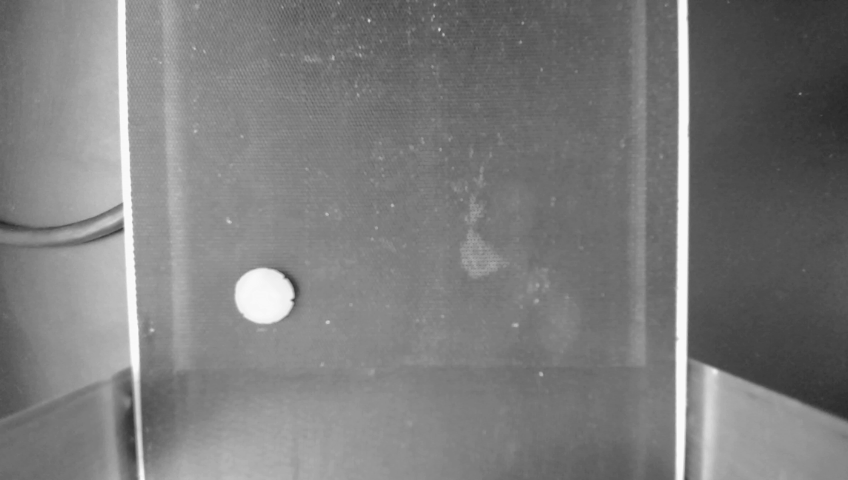
#> input picture SVM_Copy/test_images/Acceptable/img65.png, 848 x 480 px
$ python -i video_predict.py   (imports and definitions only)   (older library calls are emulated)
#> lines starting #> are read from the running program, lines starting #| are printed output that depends on the picture
#> further down, picture is the input picture: shape (480, 848, 3); min 40, max 249, mean 124.2
import cv2
from pathlib import Path

from pathlib import Path

THRESHOLD_VALUE = 120


from collections import Counter
from PIL import Image, ImageOps                                  # for image I/O
import numpy as np                                      # N-D array module
import matplotlib.pyplot as plt                         # visualization module
# color map for confusion matrix
from matplotlib import cm
import pickle
# open source implementation of LBP
from skimage.feature import local_binary_pattern
# data preprocessing module in scikit-learn
from sklearn import preprocessing
# SVM implementation in scikit-learn
from sklearn.svm import LinearSVC


plt.rcParams['font.size'] = 11

# LBP function params
radius = 3
n_points = 8 * radius
METHOD = 'uniform'
n_bins = n_points + 2

# [27 lines left out: functions compute_haralick_features, compute_ratio, compute_lbp, not called in this run]


def compute_area(arr):
# Read the image
    # edges = cv2.Canny(arr, 100, 200)

    # Find contours in the edges
    _, thresholded = cv2.threshold(arr, THRESHOLD_VALUE, 255, cv2.THRESH_BINARY)
        # Find contours in the edges

    chosen_frame = thresholded

    contours, _ = cv2.findContours(chosen_frame, cv2.RETR_EXTERNAL, cv2.CHAIN_APPROX_SIMPLE)
    # Initialize variables to track the largest contour
    largest_contour = None
    max_area = 0
    # Iterate over all contours to find the largest one
    for cont in contours:
        area = cv2.contourArea(cont)
        if area > max_area:
            max_area = area
            largest_contour = cont

    x, y, w, h = cv2.boundingRect(largest_contour)
    return max_area, (x, y, x+w, y+h)


# [32 lines left out: function compute_circularity, not called in this run]


def load_image(frame, tag='training-set'):
    """Load (training/test) data from the directory.
    Also do preprocessing to extra features.
    """
#> called with tag = 'training-set'
    # tag_dir = Path.cwd() / tag
    # print(tag_dir)
    area_vec = []
    lbp_vec = []
    circle_vec = []
    ratio_vec = []
    mean_color_vec = []

    # [11 lines of commented-out code are left out]
    img  = np.array(frame)

    bw_no_hsv = cv2.cvtColor(img, cv2.COLOR_BGR2GRAY)


    hsv = cv2.cvtColor(img, cv2.COLOR_BGR2HSV)
#> hsv: shape (480, 848, 3); mean H, S, V 0, 0, 124.2
    gray_hsv = cv2.cvtColor(hsv, cv2.COLOR_BGR2GRAY)
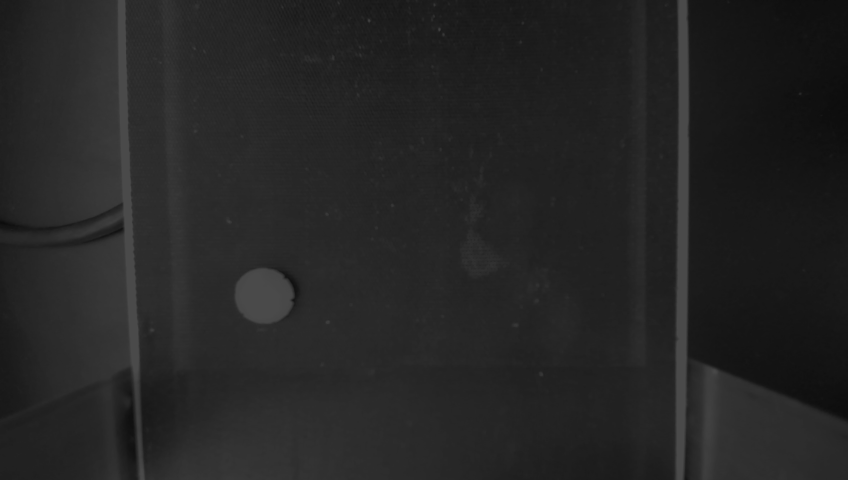
#> gray_hsv: shape (480, 848); min 12, max 74, mean 37.1

    arr_hsv = np.array(gray_hsv)


    x, y, w, h = 70, 0, 450, 400
    arr_hsv = arr_hsv[y:y+h, x:x+w]
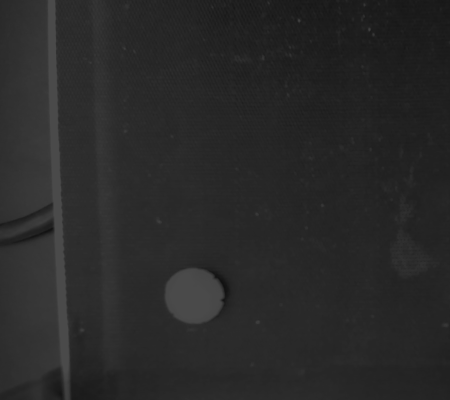
#> arr_hsv: shape (400, 450); min 17, max 74, mean 41.1
    arr_bw = bw_no_hsv[y:y+h, x:x+w]
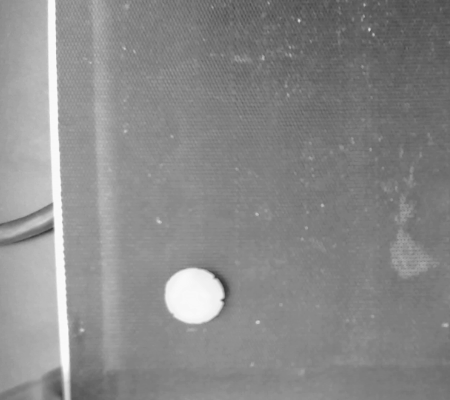
#> arr_bw: shape (400, 450); min 56, max 249, mean 137.7


    # _, binary = cv2.threshold(arr, 127, 255, cv2.THRESH_BINARY)
    # contours, _ = cv2.findContours(binary, cv2.RETR_EXTERNAL, cv2.CHAIN_APPROX_SIMPLE)
    # area = cv2.contourArea(contour)
    area, box = compute_area(arr_hsv)
#> in compute_area, `_, thresholded = cv2.threshold(arr, THRESHOLD_VALUE, 255, cv2.THRESH_B..`: thresholded: shape (400, 450); every value is 0
#> in compute_area, `contours, _ = cv2.findContours(chosen_frame, cv2.RETR_EXTERNAL, cv2.CH..`: contours = []
#> after the loop in compute_area, `for cont in contours:`: max_area = 0
#> area = 0; box = (0, 0, 0, 0)
    if box and any(box):  # Check if box exists and contains non-zero values
        skittle_box = arr_bw[box[1]:box[3], box[0]:box[2]]
    else:
        return None, None
        # skittle_box = arr  # Or handle it differently based on your needs

    # Feature 2 Use Dims for stuff
    lbp = compute_lbp(skittle_box)
    area = np.array([area])
    circle = compute_circularity(arr_hsv)
    mean_color = np.mean(skittle_box)
    ratio = compute_ratio(box[2] - box[0], box[3] - box[1])

    mean_color = np.array([mean_color])
    ratio = compute_ratio(box[2] - box[0], box[3] - box[1])


    lbp /= np.linalg.norm(lbp, ord=1)
    # print(np.array([lbp, area]).shape)
    # print(circle)
    area_vec.append(area)
    lbp_vec.append(lbp)
    circle_vec.append(circle)
    ratio_vec.append(ratio)
    mean_color_vec.append(mean_color)

    # cat.append(cat_label)

    # print("-----------------------------------------------")
    area_array = np.array(area_vec)
    lbp_array = np.array(lbp_vec)
    circle_array = np.array(circle_vec)
    ratio_array = np.array(ratio_vec)
    mean_color_array = np.array(mean_color_vec)

    # print(area_array.shape)
    # print(lbp_array.shape)
    combined = np.hstack([lbp_array, area_array.reshape(-1,1)])
    combined = np.hstack([combined, circle_array.reshape(-1,1)])
    combined = np.hstack([combined, ratio_array.reshape(-1,1)])
    combined = np.hstack([combined, mean_color_array.reshape(-1,1)])

    # print(combined.shape)
    # print(combined)
    # print("-----------------------------------------------")
    return combined, box


# Define region of interest (ROI) dimensions

tag = "train_images"
tag_dir = Path.cwd() / tag
# [1 line not run here, left out]
vec = []
cat = []

# [5 lines not run here, left out]
folder_paths = []
folder_path = "./video_images_2/Good"
folder_path = Path(folder_path)

folder_paths.append(folder_path)

folder_path = "./video_images_2/Bad"
folder_path = Path(folder_path)

folder_paths.append(folder_path)

folder_path = "./video_images_2/Acceptable"
folder_path = Path(folder_path)

folder_paths.append(folder_path)
# [48 lines not run here, left out]

current_guess = 0

check_point_1 = False
check_point_2 = False
check_point_3 = False

guesses=[]
y_test_fails = 0
last_y = 400
last_last_y = 400

frames_without_box = 0

# [89 lines not run here, left out]


>>> import cv2
>>> picture = cv2.imread('test_images/Acceptable/img65.png')
>>> result = load_image(picture)
